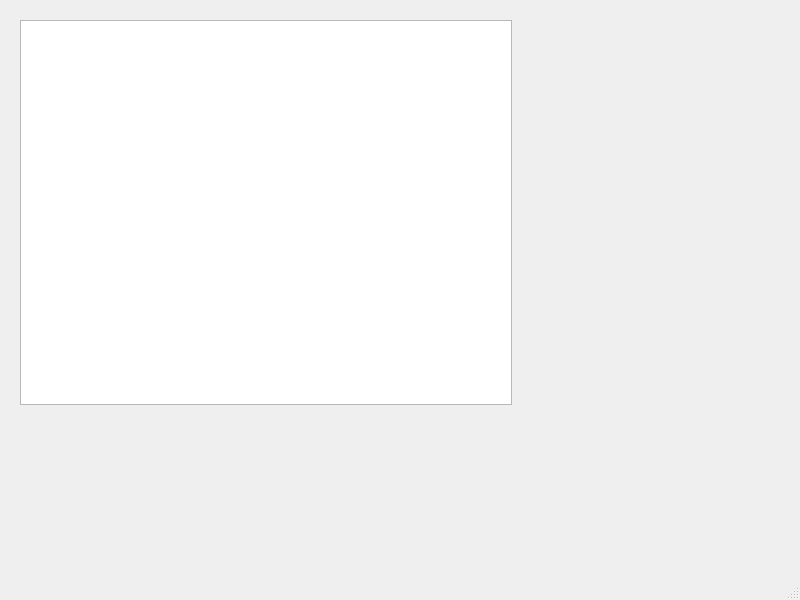
<?xml version="1.0" encoding="UTF-8"?>
<ui version="4.0">
 <class>MainWindow</class>
 <widget class="QMainWindow" name="MainWindow">
  <property name="geometry">
   <rect>
    <x>0</x>
    <y>0</y>
    <width>800</width>
    <height>600</height>
   </rect>
  </property>
  <property name="windowTitle">
   <string>MainWindow</string>
  </property>
  <widget class="QWidget" name="centralwidget">
   <widget class="QTableWidget" name="tableWidget">
    <property name="geometry">
     <rect>
      <x>20</x>
      <y>20</y>
      <width>492</width>
      <height>385</height>
     </rect>
    </property>
    <attribute name="horizontalHeaderStretchLastSection">
     <bool>false</bool>
    </attribute>
    <attribute name="verticalHeaderStretchLastSection">
     <bool>false</bool>
    </attribute>
   </widget>
  </widget>
  <widget class="QMenuBar" name="menubar">
   <property name="geometry">
    <rect>
     <x>0</x>
     <y>0</y>
     <width>800</width>
     <height>22</height>
    </rect>
   </property>
  </widget>
  <widget class="QStatusBar" name="statusbar"/>
 </widget>
 <resources/>
 <connections/>
</ui>
